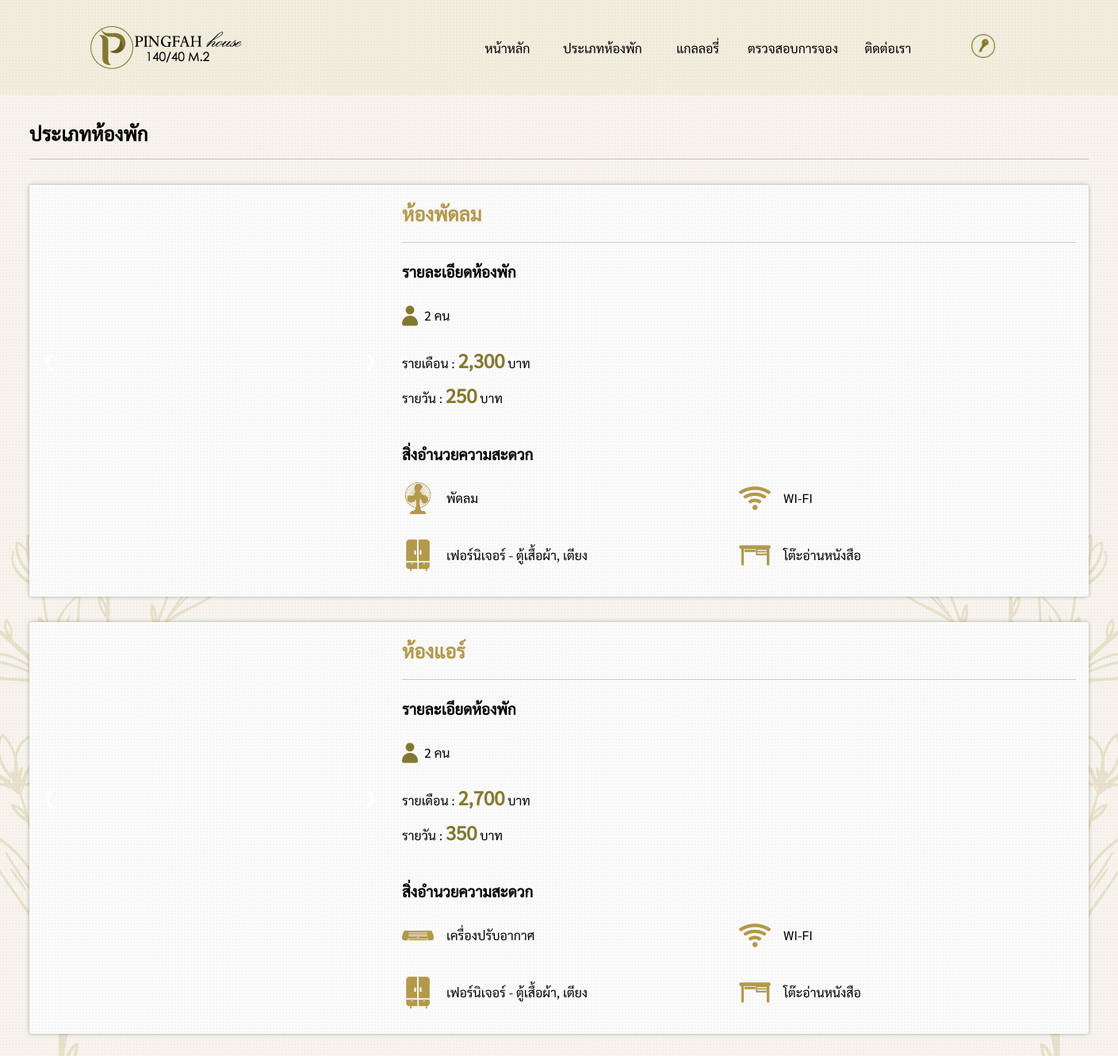
/pages/roomList.php, run on the app's committed database.
### tables this page shows
CREATE TABLE `roomdetail` (
  `type` varchar(255) NOT NULL,
  `water_bill` float(255,2) NOT NULL,
  `elec_bill` float(255,2) NOT NULL,
  `cable_charge` float(255,2) NOT NULL,
  `fines` float(255,2) NOT NULL,
  `price` float(255,2) NOT NULL,
  `daily_price` float(255,2) NOT NULL,
  `sv_fan` varchar(2) DEFAULT NULL,
  `sv_air` varchar(2) DEFAULT NULL,
  `sv_wifi` varchar(2) DEFAULT NULL,
  `sv_furniture` varchar(2) DEFAULT NULL,
  `sv_readtable` varchar(2) DEFAULT NULL
);

### pages/roomList.php (the view, shortened to what this page needs)
<?php
include('connection.php');
include('../components/maintopbar.php');
$num = 1;
?>
<!DOCTYPE html>
<html lang="en">
<head>
    <link rel="stylesheet" href="../css/roomPage.css">
</head>
<body>
    <div class="box">
        <div class="roomPage">
            <h2>ประเภทห้องพัก</h2>
            <div class="hr"></div>
            <?php
            $sql = "SELECT * FROM roomdetail";
            $result = $conn->query($sql);
            if ($result->num_rows > 0) {
                while($row = $result->fetch_assoc()) {
            ?>
            <div class="card">
                <div class="container">
                    <a class="prev" onclick="plusSlides<?php echo $num;?>(-1)">❮</a>
                    <a class="next" onclick="plusSlides<?php echo $num;?>(1)">❯</a>
                </div>
                <div class="detail">
                    <div>
                        <h2>ห้อง<?php echo $row['type']; ?></h2>
                        <div class="hr"></div>
                        <h3>รายละเอียดห้องพัก</h3>
                        <div class="user-grid">
                            <img src="../img/tool/user.png" alt="">
                            <label>2 คน</label>
                        </div>
                        <p>รายเดือน : <label style="font-size:24px;color: rgb(131, 120, 47, 1);"><strong><?php echo number_format($row['price']); ?></strong></label> บาท</p>
                        <p>รายวัน : <label style="font-size:24px;color: rgb(131, 120, 47, 1);"><strong><?php echo number_format($row['daily_price']); ?></strong></label> บาท</p>
                    </div>
                    <div style="padding-top: 30px;">
                        <h3 style="color:#000">สิ่งอำนวยความสะดวก</h3>
                        <div class="detail-grid">
                            <?php
                            if($row["sv_air"] == "on"){
                            ?>
                            <div class="sub-grid">
                                <img src="../img/tool/air2.png">
                                <label>เครื่องปรับอากาศ</label>
                            </div>
                            <?php } ?>
                            <?php
                            if($row["sv_fan"] == "on"){
                            ?>
                            <div class="sub-grid">
                                <img src="../img/tool/fan.png">
                                <label>พัดลม</label>
                            </div>
                            <?php } ?>
                            <?php
                            if($row["sv_wifi"] == "on"){
                            ?>
                            <div class="sub-grid">
                                <img src="../img/tool/wifi2.png">
                                <label>WI-FI</label>
                            </div>
                            <?php } ?>
                            <?php
                            if($row["sv_furniture"] == "on"){
                            ?>
                            <div class="sub-grid">
                                <img src="../img/tool/clothes.png">
                                <label>เฟอร์นิเจอร์ - ตู้เสื้อผ้า, เตียง</label>
                            </div>
                            <?php } ?>
                            <?php
                            if($row["sv_readtable"] == "on"){
                            ?>
                            <div class="sub-grid">
                                <img src="../img/tool/table.png">
                                <label>โต๊ะอ่านหนังสือ</label>
                            </div>
                            <?php } ?>
                        </div>
                    </div>
                </div>
            </div>
            <?php
                  $num++;  }
                }else{
                    echo "ไม่มีประเภทห้องพัก";
                }
                ?>
        </div>
    </div>
</body>
</html>

### css/mainTop.css (style rules this page uses)
* { margin: 0; padding: 0; box-sizing: border-box; font-family: Sarabun; }

### css/roomPage.css (style rules this page uses)
* { margin: 0; padding: 0; box-sizing: border-box; font-family: Sarabun; }
body { width: 100%; min-height: 100vh; position: relative; background: url("../img/tool/bg.png"); }
body::before { content: ''; position: absolute; z-index: -1; top: 0px; right: 0px; bottom: -100px; left: 0px; background: url('../img/tool/flower.png') bottom left no-repeat, url('../img/tool/flower2.png') bottom right no-repeat; opacity: 0.2; }
.box { width: 1400px; margin: auto; padding: 32px; }
.box .roomPage { width: 100%; }
.hr { margin: 16px auto; border-bottom: 1px solid rgb(131, 120, 47, 0.7); opacity: 0.5; }
.box .roomPage .card { margin: 32px 0; width: 100%; height: auto; border-radius: 4px; background: url("../img/tool/bg2.png"); overflow: hidden; display: grid; grid-template-columns: 1fr 1fr; -webkit-box-shadow: 0px 0px 5px 0px rgba(0, 0, 0, 0.3); -moz-box-shadow: 0px 0px 5px 0px rgba(0, 0, 0, 0.3); box-shadow: 0px 0px 5px 0px rgba(0, 0, 0, 0.3); }
.box .roomPage .card h2 { color: #b3994c; font-weight: bold; }
.box .roomPage .card img { width: 100%; height: 100%; object-fit: cover; }
.box .roomPage .card .detail { padding: 16px; line-height: 40px; }
.box .roomPage .card .detail .user-grid { display: grid; grid-template-columns: 20px auto; column-gap: 8px; margin: 16px 0; }
.box .roomPage .card .detail .user-grid img { width: 20px; object-fit: contain; }
.box .roomPage .card .detail .detail-grid { display: grid; grid-template-columns: 1fr 1fr; width: 850px; }
.box .roomPage .card .detail .detail-grid .sub-grid { margin: 16px 0; display: grid; grid-template-columns: 40px auto; column-gap: 16px; width: 100%; align-items: center; }
.box .roomPage .card .detail .detail-grid .sub-grid img { width: 40px; }
.box .roomPage .card .container { position: relative; }
.box .roomPage .card .prev, .box .roomPage .card .next { cursor: pointer; position: absolute; top: 40%; width: auto; padding: 0 16px; color: white; font-weight: bold; font-size: 20px; border-radius: 0 3px 3px 0; user-select: none; -webkit-user-select: none; }
.box .roomPage .card .next { right: 0; border-radius: 3px 0 0 3px; }

### data on the page
roomdetail: type "พัดลม", price "2,300", daily_price "250"
roomdetail: type "แอร์", price "2,700", daily_price "350"
